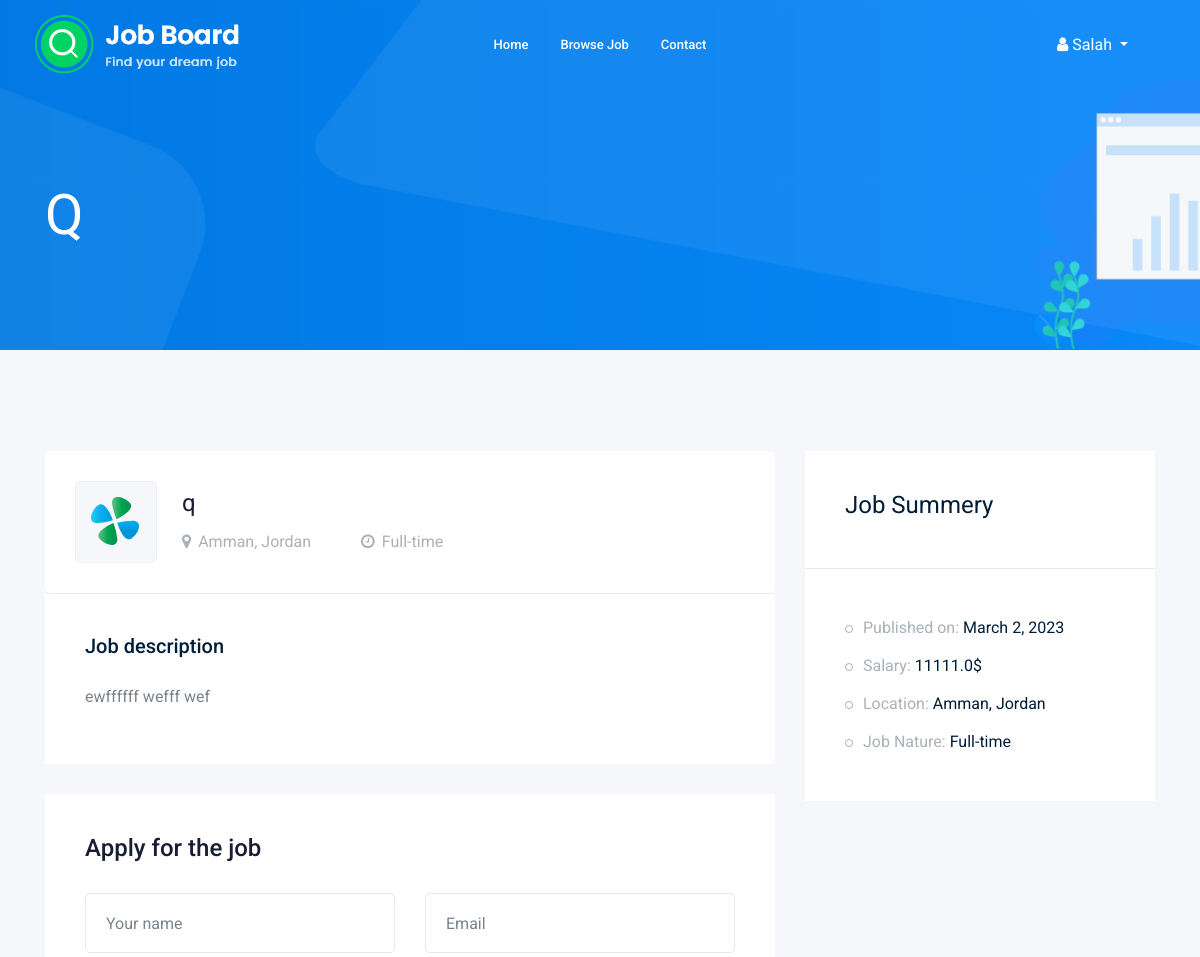
Before: /job/6/ (signed in, upper part) with the older database file.
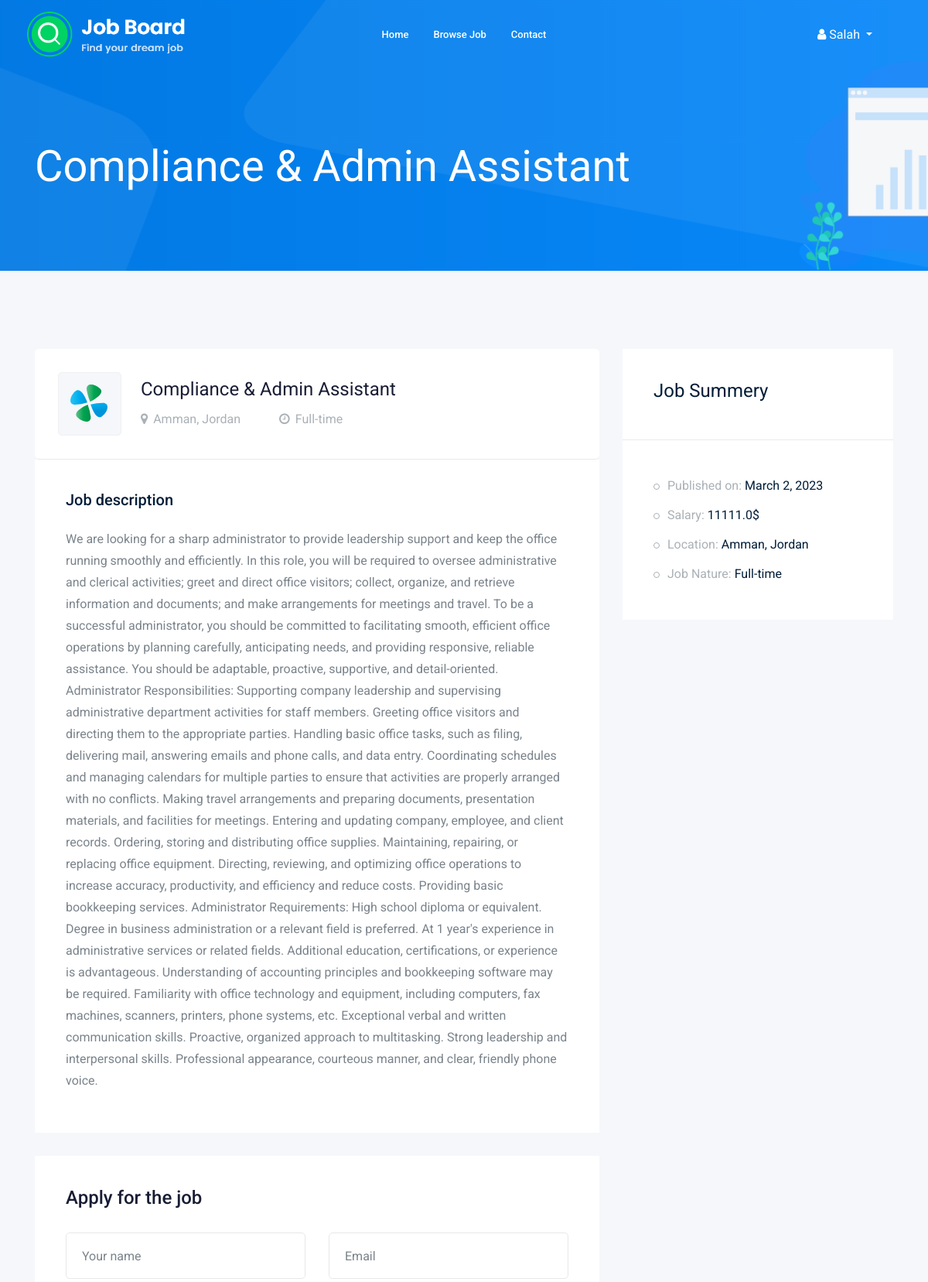
After: the same page with the newer database file.
### job/models.py (models this page shows, shortened)
class job(models.Model):
    title = models.CharField(max_length=30)
    description = models.TextField(max_length=6000)
    created_at = models.DateTimeField(auto_now_add=True)
    deadline = models.DateTimeField()
    salary = models.FloatField(blank=True)
    category = models.ForeignKey(category, on_delete=models.CASCADE)
    created_by = models.ForeignKey(customer, on_delete=models.CASCADE)
    cover = models.ImageField(upload_to="img/post/", null=True)
    job_nature = models.CharField(max_length=30, null=True)

### job/views.py (the view, shortened to what this page needs)
# urls.py: path('job/<int:pk>/', views.job_details, name="job_details"),
@login_required
def job_details(request, pk):
    job = jobs.objects.get(pk=pk)
    users = customer.objects.get(pk=pk)
    context = {"job": job, "users": users}
    return render(request, "pages/job_details.html", context)

### templates/pages/job_details.html (shortened to what this page needs)
{% extends 'base.html' %}
{% load static %}
{% block header %}{% include "includes/header.html" %}{% endblock %}
{% block content %}
    <div class="bradcam_area bradcam_bg_1">
        <div class="container h-50">
            <div class="row ">
                <div class="col-xl-12">
                    <div class="bradcam_text">
                        <h3>{{job.title}}</h3>
                    </div>
                </div>
            </div>
        </div>
    </div>
    <div class="job_details_area">
        <div class="container">
            <div class="row">
                <div class="col-lg-8">
                    <div class="job_details_header">
                        <div class="single_jobs white-bg d-flex justify-content-between">
                            <div class="jobs_left d-flex align-items-center">
                                <div class="thumb">
                                    <img src="{% static 'img/1.svg' %}" alt="">
                                </div>
                                <div class="jobs_conetent">
                                    <h4>{{job.title}}</h4>
                                    <div class="links_locat d-flex align-items-center">
                                        <div class="location">
                                            <p> <i class="fa fa-map-marker"></i>{{ users.country }}</p>
                                        </div>
                                        <div class="location">
                                            <p> <i class="fa fa-clock-o"></i>{{ job.job_nature }}</p>
                                        </div>
                                    </div>
                                </div>
                            </div>
                        </div>
                    </div>
                    <div class="descript_wrap white-bg">
                        <div class="single_wrap">
                            <h4>Job description</h4>
                            <p>{{ job.description }}</p>
                        </div>
                    </div>
                    <div class="apply_job_form white-bg">
                        <h4>Apply for the job</h4>
                        <form method="post" enctype="multipart/form-data" >
                            <div class="row">
                                <div class="col-md-6">
                                    <div class="input_field">
                                        <input type="text" placeholder="Your name" name="username" required>
                                    </div>
                                </div>
                                <div class="col-md-6">
                                    <div class="input_field">
                                        <input type="email" placeholder="Email" name="email" required>
                                    </div>
                                </div>
                            </div>
                        </form>
                    </div>
                </div>
                <div class="col-lg-4">
                    <div class="job_sumary">
                        <div class="summery_header">
                            <h3>Job Summery</h3>
                        </div>
                        <div class="job_content">
                            <ul>
                                <li>Published on: <span>{{ job.created_at.date }}</span></li>
                                <li>Salary: <span>{{ job.salary }}$</span></li>
                                <li>Location: <span>{{ users.country }}</span></li>
                                <li>Job Nature: <span>{{ job.job_nature }}</span></li>
                            </ul>
                        </div>
                    </div>
                </div>
            </div>
        </div>
    </div>
{% endblock %}

Changed rows visible on the page:
changed job "Full-time": title "Q" → "Compliance & Admin Assistant"; title "q" → "Compliance & Admin Assistant"; description "ewffffff wefff wef" → "We are looking for a sharp administrator to provide leadership support and keep the office running smoothly and efficiently. In this role, you will be required to oversee administrative and clerical activities; greet and direct office visitors; collect, organize, and retrieve information and documents; and make arrangements for meetings and travel. To be a successful administrator, you should be committed to facilitating smooth, efficient office operations by planning carefully, anticipating needs, and providing responsive, reliable assistance. You should be adaptable, proactive, supportive, and detail-oriented. Administrator Responsibilities: Supporting company leadership and supervising…"
